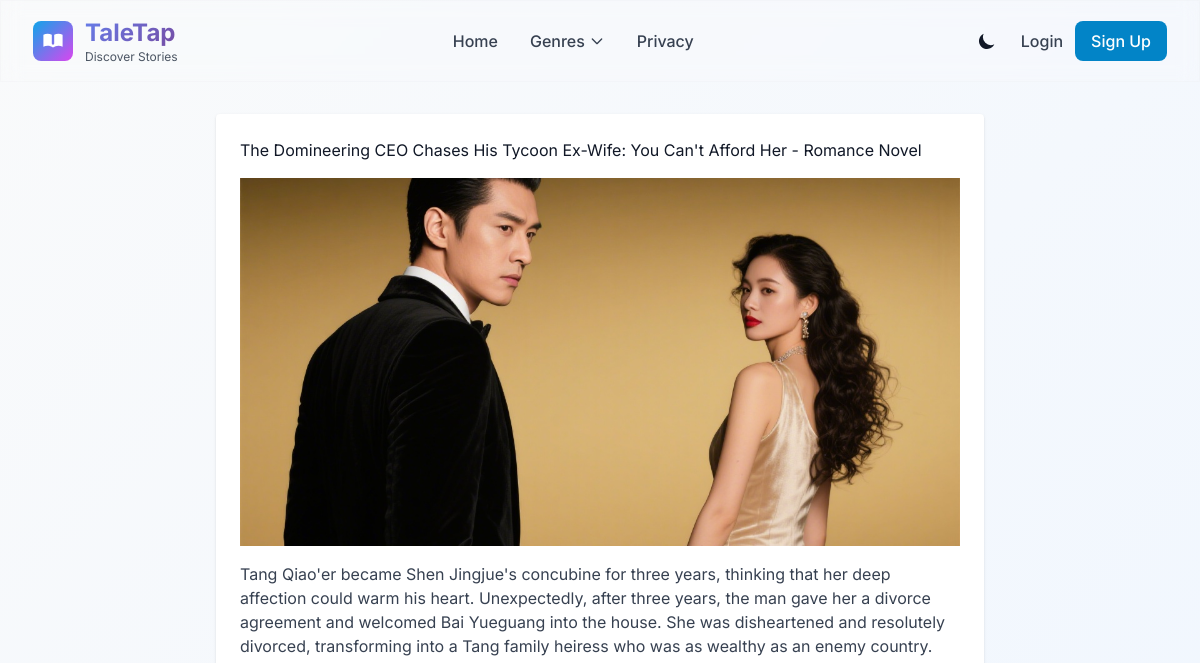
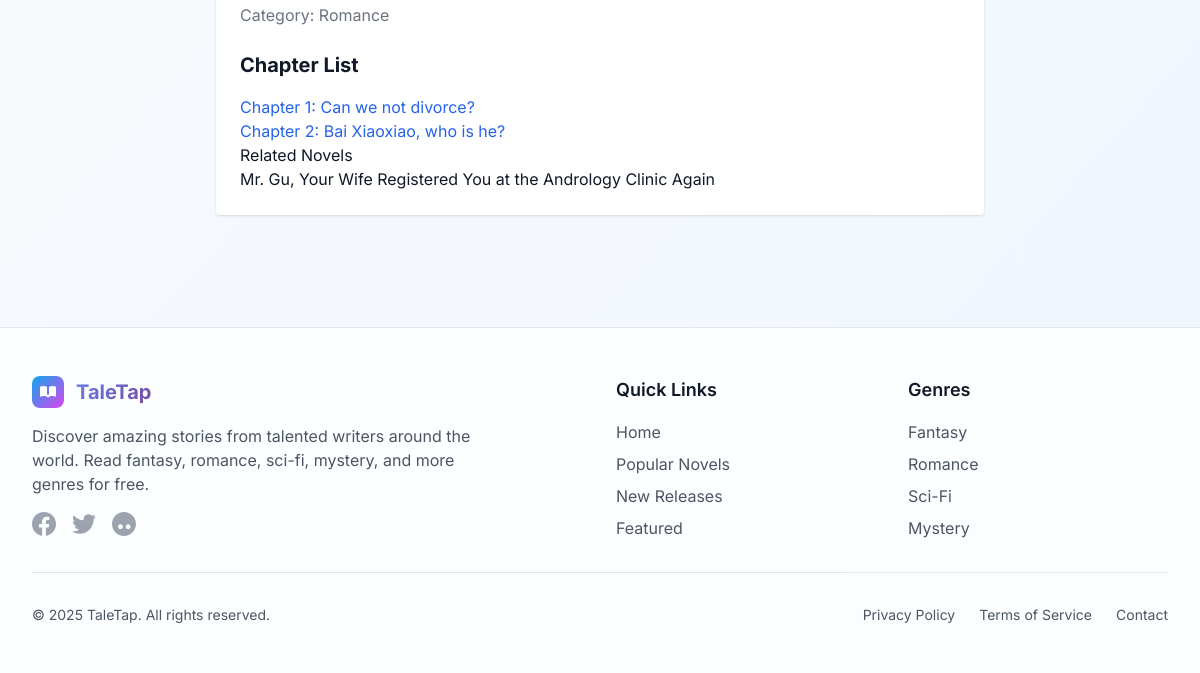
Before: /novel/2 with the older database file (2 pictures, top to bottom).
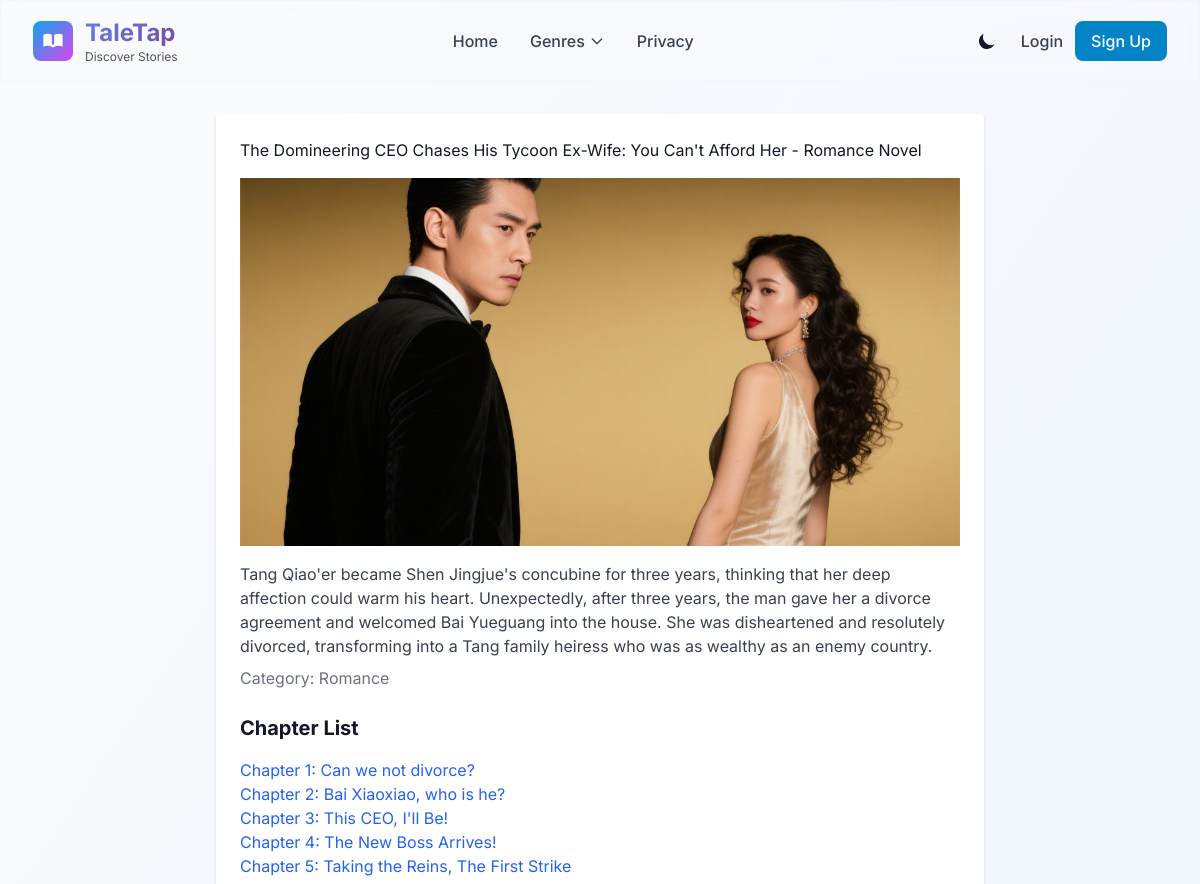
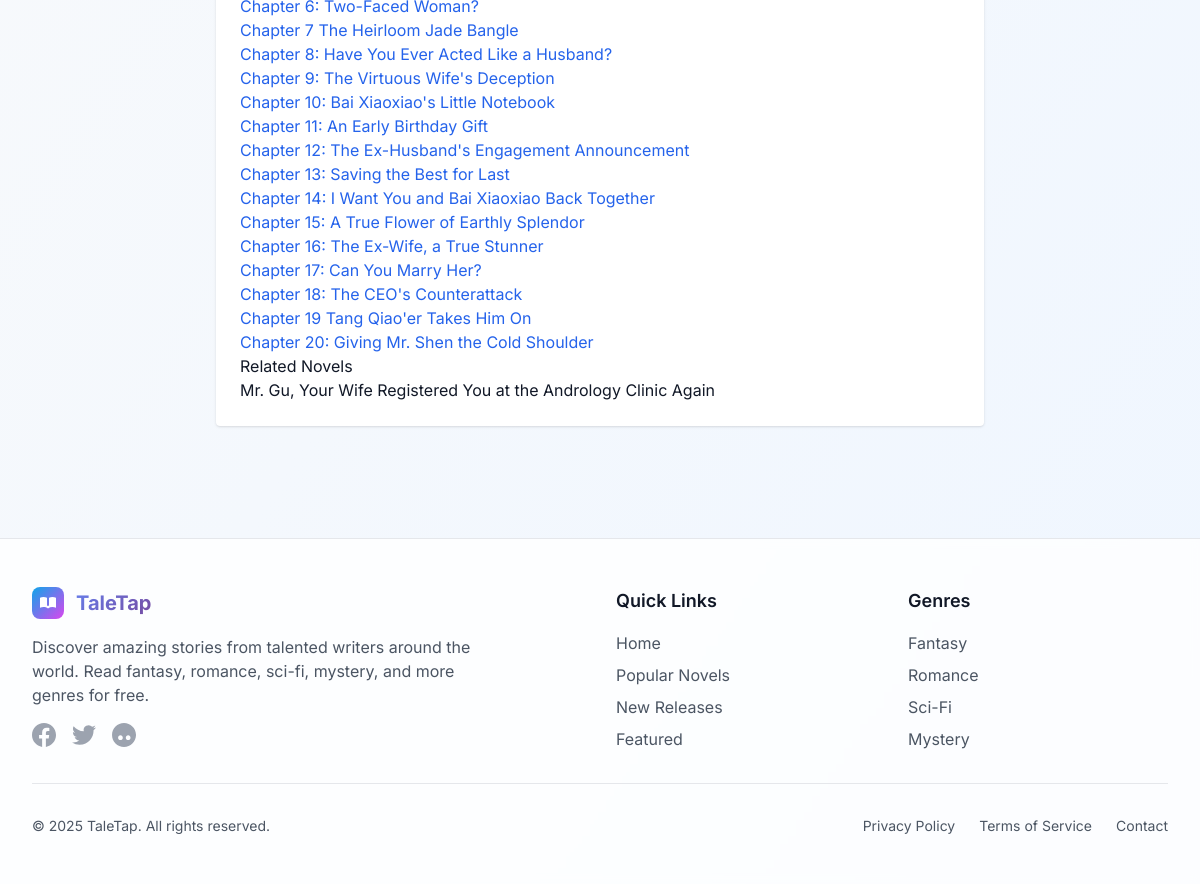
After: the same page with the newer database file (2 pictures, top to bottom).
### models.py (models this page shows)
class Novel(db.Model):
    id = db.Column(db.Integer, primary_key=True)
    title = db.Column(db.String(100), nullable=False)
    description = db.Column(db.Text, nullable=False)
    cover_image = db.Column(db.String(200))  # 封面图片路径
    chapters = db.relationship('Chapter', backref='novel', lazy=True)
    category = db.Column(db.String(50))

class Chapter(db.Model):
    id = db.Column(db.Integer, primary_key=True)
    novel_id = db.Column(db.Integer, db.ForeignKey('novel.id'), nullable=False)
    title = db.Column(db.String(100), nullable=False)
    content = db.Column(db.Text, nullable=False)
    comments = db.relationship('Comment', backref='chapter', lazy=True)

### app.py (the view)
@app.route('/novel/<int:novel_id>')
def novel(novel_id):
    novel = Novel.query.get_or_404(novel_id)
    related_novels = Novel.query.filter_by(category=novel.category).filter(Novel.id != novel_id).limit(3).all()
    return render_template('novel.html', novel=novel, related_novels=related_novels)

### templates/novel.html (shortened to what this page needs)
{% extends 'base.html' %}
{% block content %}
<div class="max-w-3xl mx-auto bg-white dark:bg-gray-800 p-6 rounded shadow">
    <h1>{{ novel.title }} - {{ novel.category }} Novel</h1>
    <img src="{{ url_for('static', filename='img/' + (novel.cover_image or 'cover.jpg')) }}" alt="{{ novel.title }} 封面" class="w-full h-[23rem] object-cover mt-4">
    <p class="mt-4 text-gray-700 dark:text-gray-300">{{ novel.description }}</p>
    <p class="mt-2 text-gray-500 dark:text-gray-400">Category: {{ novel.category or 'None' }}</p>
    <h2 class="text-xl font-bold mt-6">Chapter List</h2>
    <ul class="mt-4">
        {% if novel.chapters %}
            {% for chapter in novel.chapters %}
            <li><a href="{{ url_for('chapter', novel_id=novel.id, chapter_id=chapter.id) }}" class="text-blue-600 hover:underline">{{ chapter.title }}</a></li>
            {% endfor %}
        {% else %}
            <li class="text-gray-500">No chapters available</li>
        {% endif %}
    </ul>
    <h3>Related Novels</h3>
<ul>
    {% for related in related_novels %}
        <li><a href="{{ url_for('novel', novel_id=related.id) }}">{{ related.title }}</a></li>
    {% endfor %}
</ul>
</div>
{% endblock %}

### templates/base.html (shortened to what this page needs)
<!DOCTYPE html>
<html lang="en" class="scroll-smooth">
<head>
    <link rel="stylesheet" href="{{ url_for('static', filename='css/reading.css') }}">
    <script src="https://cdn.tailwindcss.com"></script>
</head>
<body class="bg-gradient-to-br from-gray-50 to-blue-50 dark:from-gray-900 dark:to-gray-800 font-display text-gray-900 dark:text-gray-100 min-h-screen">
    <header class="sticky top-0 z-40 glass-effect border-b border-gray-200/20 dark:border-gray-700/20">
        <nav class="max-w-7xl mx-auto px-4 sm:px-6 lg:px-8" role="navigation" aria-label="Main navigation">
            <div class="flex justify-between items-center py-4">
                <div class="flex items-center space-x-2">
                    <a href="{{ url_for('index') }}" class="flex items-center space-x-3 hover:opacity-80 transition-opacity">
                        <div class="w-10 h-10 bg-gradient-to-br from-primary-500 to-accent-500 rounded-lg flex items-center justify-center">
                        </div>
                        <div>
                            <h1 class="text-2xl font-bold gradient-text">TaleTap</h1>
                            <p class="text-xs text-gray-600 dark:text-gray-400">Discover Stories</p>
                        </div>
                    </a>
                </div>
                <div class="hidden md:flex items-center space-x-8">
                    <a href="{{ url_for('index') }}" class="text-gray-700 dark:text-gray-300 hover:text-primary-600 dark:hover:text-primary-400 transition-colors font-medium">
                        Home
                    </a>
                    <div class="relative group">
                        <button class="text-gray-700 dark:text-gray-300 hover:text-primary-600 dark:hover:text-primary-400 transition-colors font-medium flex items-center space-x-1">
                            <span>Genres</span>
                            <svg class="w-4 h-4 transition-transform group-hover:rotate-180" fill="none" stroke="currentColor" viewBox="0 0 24 24">
                                <path stroke-linecap="round" stroke-linejoin="round" stroke-width="2" d="m19 9-7 7-7-7"/>
                            </svg>
                        </button>
                    </div>
                    <a href="{{ url_for('privacy_policy') }}" class="text-gray-700 dark:text-gray-300 hover:text-primary-600 dark:hover:text-primary-400 transition-colors font-medium">
                        Privacy
                    </a>
                </div>
                <div class="flex items-center space-x-4">
                    <button id="theme-toggle" class="p-2 rounded-lg hover:bg-gray-100 dark:hover:bg-gray-800 transition-colors" aria-label="Toggle dark mode">
                        <svg id="theme-toggle-dark-icon" class="hidden w-5 h-5" fill="currentColor" viewBox="0 0 20 20">
                            <path d="M17.293 13.293A8 8 0 016.707 2.707a8.001 8.001 0 1010.586 10.586z"/>
                        </svg>
                    </button>
                    {% if current_user.is_authenticated %}
                        <div class="relative group">
                            <button class="flex items-center space-x-2 text-gray-700 dark:text-gray-300 hover:text-primary-600 dark:hover:text-primary-400 transition-colors">
                                <div class="w-8 h-8 bg-primary-500 rounded-full flex items-center justify-center">
                                    <span class="text-white text-sm font-medium">{{ current_user.username[0].upper() }}</span>
                                </div>
                                <span class="font-medium">{{ current_user.username }}</span>
                            </button>
                            <div class="absolute top-full right-0 mt-2 w-48 bg-white dark:bg-gray-800 rounded-lg shadow-lg opacity-0 invisible group-hover:opacity-100 group-hover:visible transition-all duration-200 border border-gray-200 dark:border-gray-700">
                                <div class="py-2">
                                    {% if current_user.username == 'admin' %}
                                    <a href="{{ url_for('admin_dashboard') }}" class="block px-4 py-2 text-sm text-gray-700 dark:text-gray-300 hover:bg-primary-50 dark:hover:bg-primary-900/20 hover:text-primary-600">Admin Dashboard</a>
                                    {% endif %}
                                    <a href="{{ url_for('logout') }}" class="block px-4 py-2 text-sm text-gray-700 dark:text-gray-300 hover:bg-red-50 dark:hover:bg-red-900/20 hover:text-red-600">Logout</a>
                                </div>
                            </div>
                        </div>
                    {% else %}
                        <div class="flex items-center space-x-3">
                            <a href="{{ url_for('login') }}" class="text-gray-700 dark:text-gray-300 hover:text-primary-600 dark:hover:text-primary-400 transition-colors font-medium">
                                Login
                            </a>
                            <a href="{{ url_for('register') }}" class="bg-primary-600 hover:bg-primary-700 text-white px-4 py-2 rounded-lg font-medium transition-colors">
                                Sign Up
                            </a>
                        </div>
                    {% endif %}
                </div>
            </div>
        </nav>
    </header>
    <main id="main-content" class="max-w-7xl mx-auto px-4 sm:px-6 lg:px-8 py-8 animate-fade-in">
        {% block content %}{% endblock %}
    </main>
    <footer class="bg-white/80 dark:bg-gray-900/80 backdrop-blur-sm border-t border-gray-200 dark:border-gray-700 mt-20">
        <div class="max-w-7xl mx-auto px-4 sm:px-6 lg:px-8 py-12">
            <div class="grid grid-cols-1 md:grid-cols-4 gap-8">
                <div class="col-span-1 md:col-span-2">
                    <div class="flex items-center space-x-3 mb-4">
                        <div class="w-8 h-8 bg-gradient-to-br from-primary-500 to-accent-500 rounded-lg flex items-center justify-center">
                        </div>
                        <h3 class="text-xl font-bold gradient-text">TaleTap</h3>
                    </div>
                    <p class="text-gray-600 dark:text-gray-400 mb-4 max-w-md">
                        Discover amazing stories from talented writers around the world. Read fantasy, romance, sci-fi, mystery, and more genres for free.
                    </p>
                    <div class="flex space-x-4">
                        <a href="#" class="text-gray-400 hover:text-primary-500 transition-colors" aria-label="Facebook">
                        </a>
                        <a href="#" class="text-gray-400 hover:text-primary-500 transition-colors" aria-label="Twitter">
                        </a>
                        <a href="#" class="text-gray-400 hover:text-primary-500 transition-colors" aria-label="Instagram">
                        </a>
                    </div>
                </div>
                <div>
                    <h4 class="text-lg font-semibold mb-4">Quick Links</h4>
                    <ul class="space-y-2">
                        <li><a href="{{ url_for('index') }}" class="text-gray-600 dark:text-gray-400 hover:text-primary-600 dark:hover:text-primary-400 transition-colors">Home</a></li>
                        <li><a href="{{ url_for('category', category='Popular') }}" class="text-gray-600 dark:text-gray-400 hover:text-primary-600 dark:hover:text-primary-400 transition-colors">Popular Novels</a></li>
                        <li><a href="{{ url_for('category', category='New') }}" class="text-gray-600 dark:text-gray-400 hover:text-primary-600 dark:hover:text-primary-400 transition-colors">New Releases</a></li>
                        <li><a href="{{ url_for('category', category='Featured') }}" class="text-gray-600 dark:text-gray-400 hover:text-primary-600 dark:hover:text-primary-400 transition-colors">Featured</a></li>
                    </ul>
                </div>
                <div>
                    <h4 class="text-lg font-semibold mb-4">Genres</h4>
                    <ul class="space-y-2">
                        <li><a href="{{ url_for('category', category='Fantasy') }}" class="text-gray-600 dark:text-gray-400 hover:text-primary-600 dark:hover:text-primary-400 transition-colors">Fantasy</a></li>
                        <li><a href="{{ url_for('category', category='Romance') }}" class="text-gray-600 dark:text-gray-400 hover:text-primary-600 dark:hover:text-primary-400 transition-colors">Romance</a></li>
                        <li><a href="{{ url_for('category', category='Sci-Fi') }}" class="text-gray-600 dark:text-gray-400 hover:text-primary-600 dark:hover:text-primary-400 transition-colors">Sci-Fi</a></li>
                        <li><a href="{{ url_for('category', category='Mystery') }}" class="text-gray-600 dark:text-gray-400 hover:text-primary-600 dark:hover:text-primary-400 transition-colors">Mystery</a></li>
                    </ul>
                </div>
            </div>
            <div class="border-t border-gray-200 dark:border-gray-700 mt-8 pt-8">
                <div class="flex flex-col md:flex-row justify-between items-center">
                    <p class="text-gray-600 dark:text-gray-400 text-sm">
                        © 2025 TaleTap. All rights reserved.
                    </p>
                    <div class="flex space-x-6 mt-4 md:mt-0">
                        <a href="{{ url_for('privacy_policy') }}" class="text-gray-600 dark:text-gray-400 hover:text-primary-600 dark:hover:text-primary-400 transition-colors text-sm">Privacy Policy</a>
                        <a href="/terms" class="text-gray-600 dark:text-gray-400 hover:text-primary-600 dark:hover:text-primary-400 transition-colors text-sm">Terms of Service</a>
                        <a href="/contact" class="text-gray-600 dark:text-gray-400 hover:text-primary-600 dark:hover:text-primary-400 transition-colors text-sm">Contact</a>
                    </div>
                </div>
            </div>
        </div>
    </footer>
</body>
</html>

### templates/base.html (style rules this page uses)
.glass-effect { backdrop-filter: blur(10px); background: rgba(255, 255, 255, 0.1); border: 1px solid rgba(255, 255, 255, 0.2); }
.gradient-text { background: linear-gradient(135deg, #667eea 0%, #764ba2 100%); -webkit-background-clip: text; -webkit-text-fill-color: transparent; background-clip: text; }

Changed rows visible on the page:
added Chapter: title "Chapter 3: This CEO, I'll Be!"
added Chapter: title "Chapter 4: The New Boss Arrives!"
added Chapter: title "Chapter 5: Taking the Reins, The First Strike"
added Chapter: title "Chapter 6: Two-Faced Woman?"
added Chapter: title "Chapter 7 The Heirloom Jade Bangle"
added Chapter: title "Chapter 8: Have You Ever Acted Like a Husband?"
added Chapter: title "Chapter 9: The Virtuous Wife's Deception"
added Chapter: title "Chapter 10: Bai Xiaoxiao's Little Notebook"
added Chapter: title "Chapter 11: An Early Birthday Gift"
added Chapter: title "Chapter 12: The Ex-Husband's Engagement Announcement"
added Chapter: title "Chapter 13: Saving the Best for Last"
added Chapter: title "Chapter 14: I Want You and Bai Xiaoxiao Back Together"
added Chapter: title "Chapter 15: A True Flower of Earthly Splendor"
added Chapter: title "Chapter 16: The Ex-Wife, a True Stunner"
added Chapter: title "Chapter 17: Can You Marry Her?"
added Chapter: title "Chapter 18: The CEO's Counterattack"
added Chapter: title "Chapter 19 Tang Qiao'er Takes Him On"
added Chapter: title "Chapter 20: Giving Mr. Shen the Cold Shoulder"
